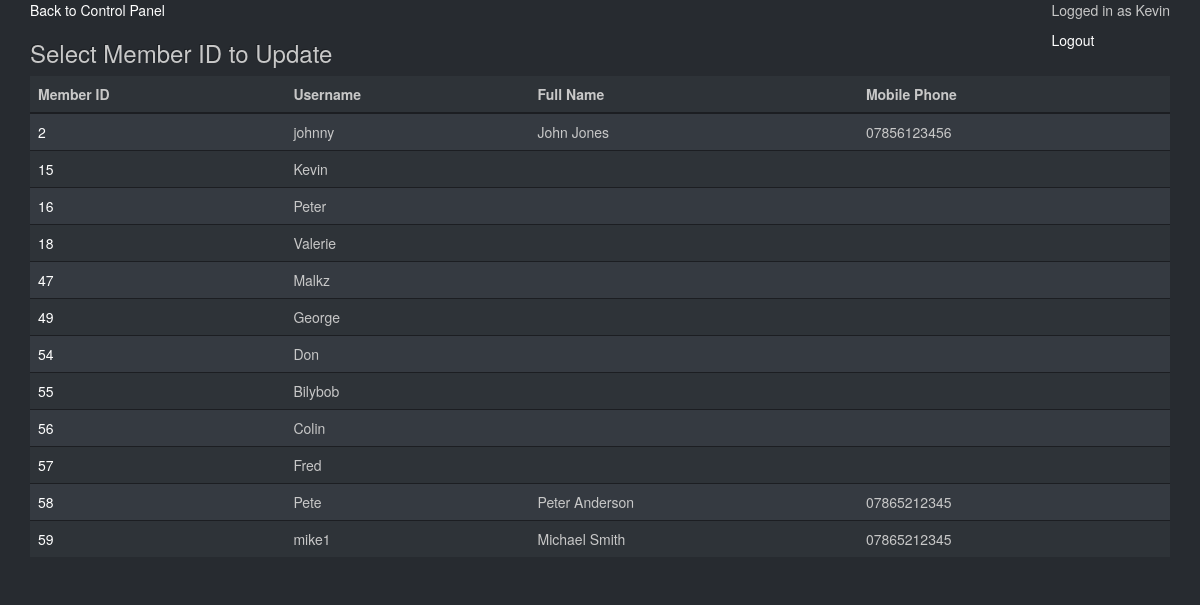
Page /selectUpdateMember.php (signed in) on the committed database.
### tables this page shows
CREATE TABLE `members` (
  `id` int(4) NOT NULL,
  `username` varchar(65) NOT NULL,
  `password` varbinary(201) NOT NULL,
  `email` varchar(65) NOT NULL,
  `first_name` varchar(30) NOT NULL,
  `second_name` varchar(30) NOT NULL,
  `address1` varchar(30) NOT NULL,
  `address2` varchar(30) NOT NULL,
  `postcode` varchar(15) NOT NULL,
  `town_city` varchar(30) NOT NULL,
  `mobile_phone` varchar(15) NOT NULL
);

### selectUpdateMember.php (the view, shortened to what this page needs)
<?php
$myusername = $_SESSION['myusername'];
?>
<!DOCTYPE html>
<html lang = "en">
	<head>
        <link href="css/bootstrap.min.css" rel="stylesheet">
	    <link rel="stylesheet" type="text/css" href="css/style.css" />
	</head>
<body>
    <div class = 'container'>
        <div class = 'header-left'>
            <div>
                <a href = 'control_panel.php'>Back to Control Panel</a>
            </div>
            <h3>Select Member ID to Update</h3>
        </div>
        <div class = 'header-right'>
            <p>Logged in as <?php echo "$myusername"?></p>
            <a href = 'logout.php'>Logout</a>
        </div>
            <form action='updateMemberForm.php' method='get' name='updateForm'>
                <table class="table table-striped">
                    <thead>
                        <tr>
                            <th>Member ID</th>
                            <th>Username</th>
                            <th>Full Name</th>
                            <th>Mobile Phone</th>
                        </tr>
                    </thead>
                    <tbody>
                    <?php
				    require_once 'DB_connect.php';
                    foreach($db->query('SELECT * FROM `members`') as $row) {
                    echo "<tr>
                    <td><a href='updateMemberForm.php?id=".$row['id']."&username=".$row['username']."'>".$row['id']."</a></td>
                    <td>".$row['username']."</td>
                    <td>".$row['first_name'].' '.$row['second_name']."</td>
                    <td>".$row['mobile_phone']."</td>
                    </tr>";
                    }
                    ?>
                    </tbody>
                </table>
            </form>
        </div>
</body>
</html>

### css/style.css (style rules this page uses)
.header-right { float:right; }
.header-left { float:left; }

### rows in the picture
members: id "2", username "johnny", first_name "John", second_name "Jones", mobile_phone "07856123456"
members: id "15", username "Kevin"
members: id "16", username "Peter"
members: id "18", username "Valerie"
members: id "47", username "Malkz"
members: id "49", username "George"
members: id "54", username "Don"
members: id "55", username "Bilybob"
members: id "56", username "Colin"
members: id "57", username "Fred"
members: id "58", username "Pete", first_name "Peter", second_name "Anderson", mobile_phone "07865212345"
members: id "59", username "mike1", first_name "Michael", second_name "Smith", mobile_phone "07865212345"

### other values in the picture
$myusername "Kevin"
